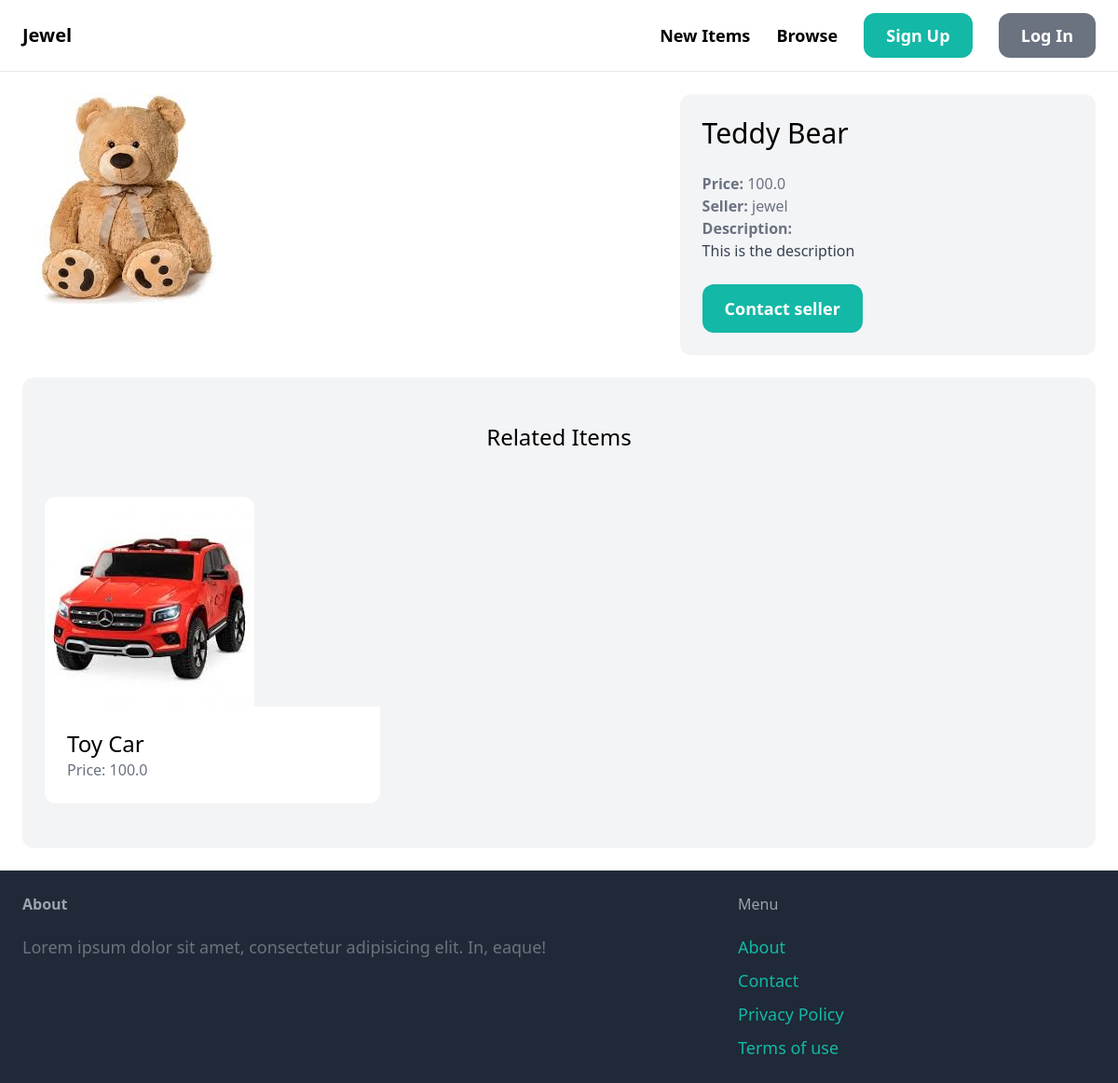
Page /items/1/ on the committed database.
### item/models.py (models this page shows, shortened)
class Item(models.Model):
    category = models.ForeignKey(Category, related_name='items', on_delete= models.CASCADE)
    name = models.CharField(max_length=255)
    description = models.TextField(blank=True, null=True)
    price = models.FloatField()
    image = models.ImageField(upload_to='item_images', blank=True, null=True)
    is_sold = models.BooleanField(default=False)
    created_by = models.ForeignKey(User, related_name='items', on_delete=models.CASCADE)
    created_at = models.DateTimeField(auto_now_add=True)

### item/views.py (the view)
# urls.py: path('<int:pk>/', views.detail, name='detail'),
def detail(request, pk):
    item = get_object_or_404(Item, pk=pk)
    related_items = Item.objects.filter(category=item.category, is_sold=False).exclude(pk=pk)[0:3]
    return render(request, 'item/detail.html', {'item': item, 'related_items': related_items})

### item/templates/item/detail.html (shortened to what this page needs)
{% extends 'core/base.html' %}
{% block content%}
<div class="grid grid-cols-5 gap-6">
    <div class="col-span-3">
        <img src="{{item.image.url}}" class="rounded-xl">
    </div>
    <div class="col-span-2 p-6 bg-gray-100 rounded-xl">
        <h1 class="mb-6 text-3xl">{{ item.name }}</h1>
        <p class="text-gray-500"><strong>Price: </strong>{{ item.price}}</p>
        <p class="text-gray-500"><strong>Seller: </strong> {{ item.created_by.username}} </p>
        {% if item.description %}
           <p class="text-gray-700">
               <strong class="text-gray-500">Description:</strong><br>
               {{ item.description }}
            </p>
        {% endif %}
        {% if request.user == item.created_by %}
        <div class="mt-6 p-6 bg-white rounded-xl">
            <p>This is your item!</p>
            <a href="{% url 'item:edit' item.id %}" class="inline-block mt-6 px-6 py-3 text-lg font-semibold bg-teal-500 text-white rounded-xl">Edit</a>
            <a href="{% url 'item:delete' item.id %}" class="inline-block mt-6 px-6 py-3 text-lg font-semibold bg-red-500 text-white rounded-xl">Delete</a>
        </div>
    {% else %}
        <a href="{% url 'conversation:new' item.id %}" class="inline-block mt-6 px-6 py-3 text-lg font-semibold bg-teal-500 text-white rounded-xl hover:bg-teal-700">Contact seller</a>
    {% endif %}
    </div>
</div>
<div class="mt-6 px-6 py-12 bg-gray-100 rounded-xl">
    <h2 class="mb-12 text-2xl text-center">Related Items</h2>
    <div class="grid grid-cols-3 gap-3">
        {% for item in related_items%}
        <div>
            <a href="{% url 'item:detail' item.id%}">
                <div>
                  <img src="{{ item.image.url }}" class="rounded-t-xl">
                </div>
                <div class="p-6 bg-white rounded-b-xl">
                    <h2 class="text-2xl">{{ item.name }}</h2>
                    <p class="text-gray-500 ">Price: {{ item.price}}</p>
                </div>
            </a>
        </div>
        {% endfor %}
    </div>
  </div>
{% endblock%}

### rows in the picture
Item: image (picture), name "Teddy Bear", price "100.0", created_by.username "jewel", description "This is the description"
Item: image (picture), name "Toy Car", price "100.0"
